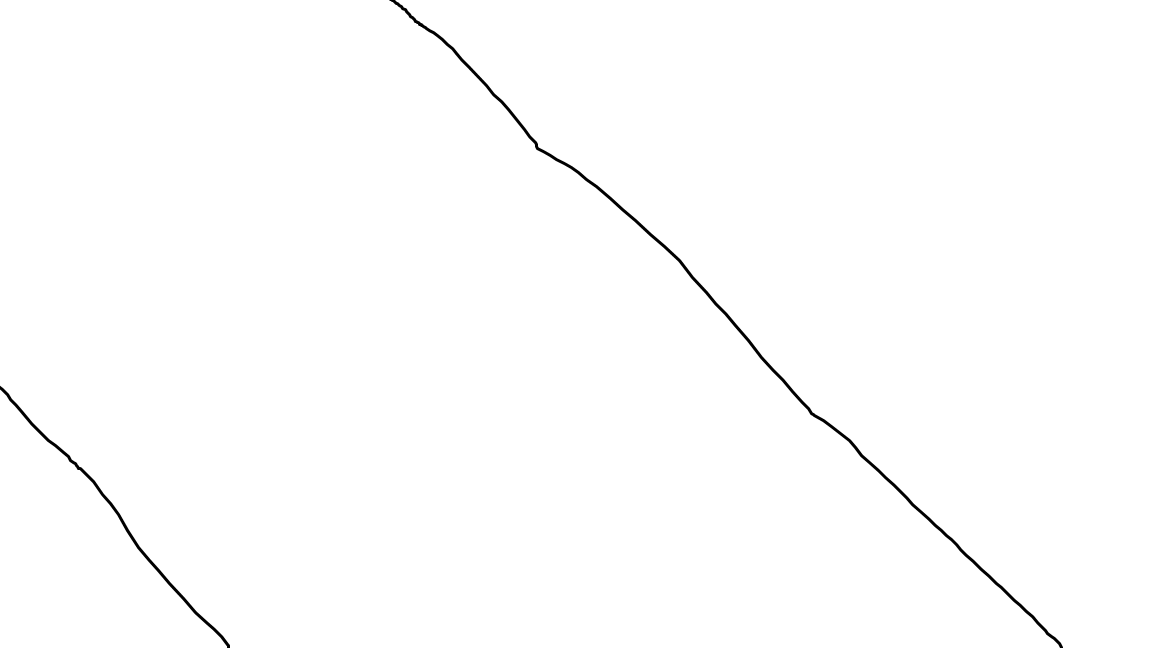
#> input picture dev/BATMOBILE/SampleImages/test_sample_4.png, 1152 x 648 px
$ python Pathfinder.py   (Python 2 division)
#> lines starting #> are read from the running program, lines starting #| are printed output that depends on the picture; after the words box and inside, x2 and y2 are one past the last pixel; in counts of white or black regions, pixels touching at a corner belong together; long printed decimals are rounded
### dev/BATMOBILE/Utility.py
from Constants import *
import cv2
import numpy as np
from Constants import *


# [15 lines left out: function apply_preprocessing, not called in this run]


def write_to_log(message, log_file="LOG.txt"):
    with open(log_file, "a") as f:
        f.write(message)


def save_image(image, file_name):
    cv2.imwrite("SavedImages/" + file_name, image)


def record_video():
    pass


# [122 lines left out: functions apply_perspective_transformation_old, four_point_transform, apply_perspective_transformation, not called in this run]


def generate_perspective_transformation_params():
    pass


def resize_image(img, height):
    """
    Resizes an image to the specified height
    :param img:
    :param height:
    :return:
    """
    ratio = float(height) / img.shape[0]
    dim = (int(img.shape[1]*ratio), height)

    image = cv2.resize(img, dim, interpolation=cv2.INTER_AREA)
    return image


# [87 lines left out: functions split_frame, get_roi, get_colour_bgr, get_colour_hsv, get_stacktrace, not called in this run]


class PIDController:
    # [6 lines left out: function __init__, not called in this run]

    def compute_error(self, desired_value):
        return desired_value - self.value

    def compute_next_value(self, desired_value):
        pass

### dev/BATMOBILE/Pathfinder.py
from Constants import *
import cv2
import numpy as np
import math
import Utility


# Functions accessed by main


def compute_turn_angle(image):
    # TODO: segment the frame horizontally
    subframe_list = split_frame(image, NUMBER_OF_SUBDIVISIONS)

    # TODO: get line segments

    # 2D array - list of lists of line segments
    list_of_segment_lists = []
    for subframe in subframe_list:
        list_of_segment_lists.append(get_line_segments(subframe))

    # TODO: cluster lines by angle

    clusters_list = []
    for segment_list in list_of_segment_lists:
        clusters_list.append(cluster_by_angle(segment_list))  # cluster by angle takes a list of Line objects

    # TODO: find longest line cluster

    raw_output_list = []
    for clusters in clusters_list:
        # TODO: need to somehow find the longest cluster in a list of clusters
        # each cluster is a list of line segments
        # cluster_list is a 3D array

        largest_cluster_length = 0
        largest_cluster = None
        for cluster in clusters:
            cluster_magnitude = compute_cluster_magnitude(cluster)
            if cluster_magnitude > largest_cluster_length:
                largest_cluster_length = cluster_magnitude
                largest_cluster = cluster

        raw_output_list.append(compute_cluster_direction(largest_cluster))

    if DEBUG_MESSAGES:
        print "DEBUG >> Pathfinder.compute_turn_angle()"
        print "\traw_output_list: %s" % raw_output_list

    # TODO: generate weights for each subframe

    weight_list = generate_weight_list(NUMBER_OF_SUBDIVISIONS)

    # TODO: apply weighted sum to dominant line angles

    weighted_output_angle_list = []
    for i, output_angle in enumerate(raw_output_list):
        weighted_output = weight_list[i] * output_angle
        weighted_output_angle_list.append(weighted_output)

    # TODO: set final output angle to the sum of angles (with weights applied)

    final_output_angle = 0
    for output_angle in weighted_output_angle_list:
        final_output_angle += output_angle

    return final_output_angle


# Helper functions

class Line:
    def __init__(self, x1, y1, x2, y2):
        # set start and end points
        self.p1 = (x1, y1)
        self.p2 = (x2, y2)

        self.x1 = x1
        self.y1 = y1
        self.x2 = x2
        self.y2 = y2

        # set length
        self.length = math.sqrt((x1 - x2)**2 + (y1 - y2)**2)

        # compute line angle
        dx = x2 - x1
        dy = y2 - y1
        rads = math.atan2(-dy, dx)
        rads %= 2 * math.pi
        degs = -math.degrees(rads)
        if degs <= -180:
            degs += 180
        degs += 90
        self.angle = degs

        # set midpoint
        self.midpoint = (((x1 + x2) / 2), ((y1 + y2) / 2))

    def __str__(self):
        return str(self.angle)

    def __repr__(self):
        return self.__str__()

    def get_coords(self):
        return self.p1, self.p2


class Cluster:
    # [4 lines left out: function __init__, not called in this run]


def get_line_segments(image):
    """
    Find the line segments in the frame using HoughLinesP
    :return:
    """
    mask_edges = cv2.Canny(image, 0, 200, apertureSize=3)

    # variables for HoughLinesP

    # max_line_gap = 20 # default/previous/initial value
    max_line_gap = 5
    min_line_length = 50
    threshold = 20

    lines = cv2.HoughLinesP(mask_edges, 1, np.pi/180, threshold, min_line_length, max_line_gap)

    # create list of Line objects

    line_object_list = []

    try:
        for line in lines:
            # print repr(line)
            x1 = line[0][0]
            y1 = line[0][1]
            x2 = line[0][2]
            y2 = line[0][3]
            line_object_list.append(Line(x1, y1, x2, y2))
    except:
        pass

    return line_object_list


def cluster_by_angle(line_list):
    clusters = []
    last_angle = -180

    for line in line_list:
        if abs(last_angle - line.angle) > 5:
            clusters.append([line])
        else:
            clusters[-1].append(line)
        last_angle = line.angle
    return clusters


# [42 lines left out: functions cluster_by_proximity, compute_point_distance, compute_cluster_position, not called in this run]


def compute_cluster_magnitude(cluster):
    """

    :param cluster:
    :return:
    """
    length = 0

    for line in cluster:
        length += line.length

    return length


def compute_cluster_direction(cluster):
    angle_sum = 0
    for line_segment in cluster:
        angle_sum += line_segment.angle

    return angle_sum / len(cluster)


def generate_weight_list(number_of_weights):
    weight_list = []
    for i in range(number_of_weights):
        weight_list.append(1.0 / 2**(i+1))

    weight_sum = 0
    for w in weight_list:
        weight_sum += w

    weight_diff = 1 - weight_sum
    weight_comp = weight_diff / number_of_weights

    for i, w in enumerate(weight_list):
        weight_list[i] += weight_comp

    weight_sum = 0
    for w in weight_list:
        weight_sum += w

    if DEBUG_MESSAGES:
        print "DEBUG >> Pathfinder.generate_weight_list()"
        print "\tweight_list: %s" % weight_list
        print "\tweight_sum: %s" % weight_sum

    return weight_list


def split_frame(image, number_of_subimages):
    """
    Split an image into a list of subimages
    :param image:
    :param number_of_subimages:
    :return:
    """
    initial_x = image.shape[1]
    initial_y = image.shape[0]

    final_y = int(initial_y / number_of_subimages)

    subimage_list = []

    start_index = 0
    end_index = final_y

    for i in range(number_of_subimages):
        try:
            subimage_list.append(image[:][start_index:end_index])
            start_index = end_index + 1
            end_index += final_y
        except Exception as e:
            Utility.get_stacktrace()

    return subimage_list


def main():
    image = Utility.resize_image(cv2.imread("SampleImages/test_sample_4.png", 1), 480)
#> in resize_image, `ratio = float(height) / img.shape[0]`: ratio = 0.741
#> in resize_image, `dim = (int(img.shape[1]*ratio), height)`: dim = (853, 480)
#> in resize_image, img is the input picture: shape (648, 1152, 3); min 0, max 255, mean 253.7
    print compute_turn_angle(image)
#> after the loop in split_frame, `for i in range(number_of_subimages):`: end_index = 576; subimage_list = 5 items
#> the loop in compute_turn_angle, `for subframe in subframe_list:` made 5 passes
#> pass 1, in get_line_segments, `mask_edges = cv2.Canny(image, 0, 200, apertureSize=3)`:
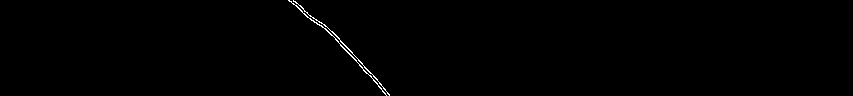
#> mask_edges: shape (96, 853); 0.41% white in thin lines or dots, all inside (x1, y1, x2, y2) = (288, 0, 390, 96)
#> pass 2, in get_line_segments (call 2), `mask_edges = cv2.Canny(image, 0, 200, apertureSize=3)`:
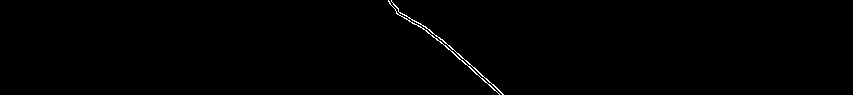
#> mask_edges: shape (95, 853); 0.44% white in thin lines or dots, all inside (x1, y1, x2, y2) = (388, 0, 504, 95)
#> pass 3, in get_line_segments (call 3), `mask_edges = cv2.Canny(image, 0, 200, apertureSize=3)`:
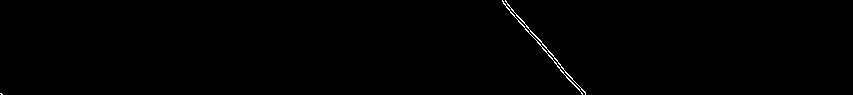
#> mask_edges: shape (95, 853); 0.37% white in thin lines or dots, all inside (x1, y1, x2, y2) = (0, 0, 586, 95)
#> the loop in compute_turn_angle, `for segment_list in list_of_segment_lists:` made 5 passes
#> the loop in compute_turn_angle, `for clusters in clusters_list:` made 5 passes
#| 	raw_output_list: [-45.129, -49.659, -42.323, -45.160, -43.252]
#> the loop in compute_turn_angle, `for i, output_angle in enumerate(raw_output_list):` made 5 passes
#> output_angle on passes 1 to 5: -45.13, -49.66, -42.32, -45.16, -43.25
#> the loop in compute_turn_angle, `for output_angle in weighted_output_angle_list:` made 5 passes
#> output_angle on passes 1 to 5: -22.85, -12.73, -5.55, -3.1, -1.62
#| -45.853


if __name__ == "__main__":
    main()

$ run again, with dev/BATMOBILE/SampleImages/test_sample_1.png copied over dev/BATMOBILE/SampleImages/test_sample_4.png
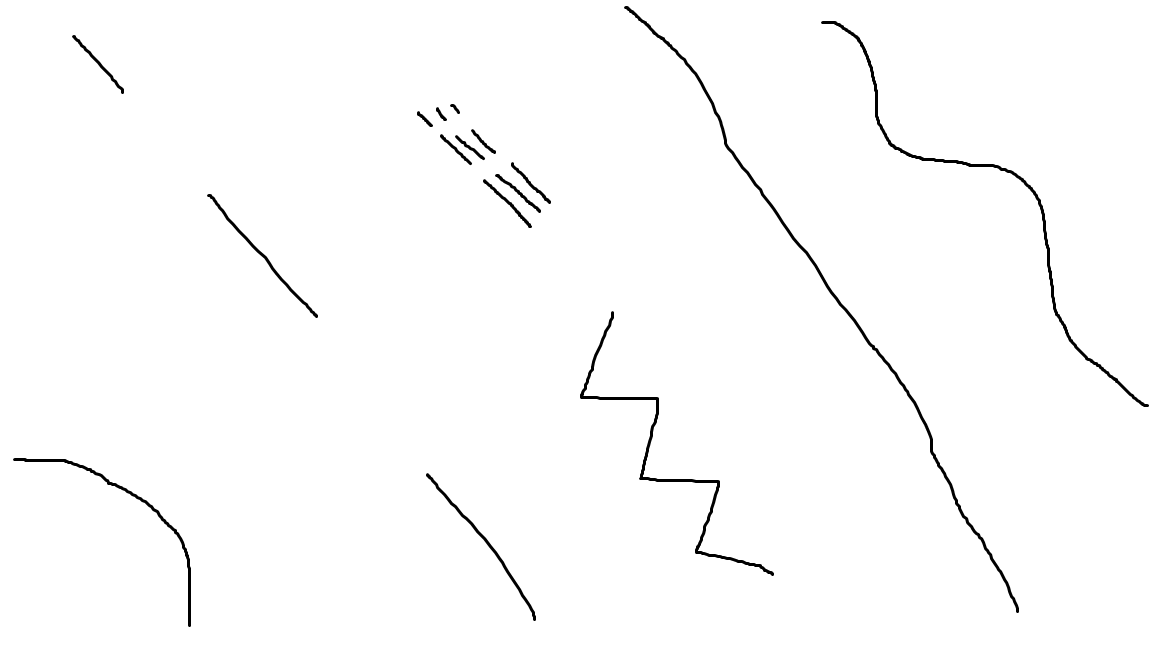
#> input picture dev/BATMOBILE/SampleImages/test_sample_1.png, 1152 x 648 px
#> ratio = 0.741
#> dim = (853, 480)
#> in resize_image, img is the input picture: shape (648, 1152, 3); min 0, max 255, mean 252
#> after the loop in split_frame, `for i in range(number_of_subimages):`: end_index = 576; subimage_list = 5 items
#> the loop in compute_turn_angle, `for subframe in subframe_list:` made 5 passes
#> (max_line_gap in get_line_segments, min_line_length in get_line_segments, threshold in get_line_segments) on passes 1 to 2: (5, 50, 20), (5, 50, 20)
#> pass 1, in get_line_segments, `mask_edges = cv2.Canny(image, 0, 200, apertureSize=3)`:
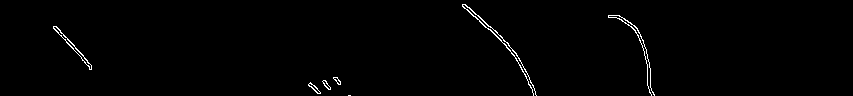
#> mask_edges: shape (96, 853); 0.91% white in thin lines or dots, all inside (x1, y1, x2, y2) = (53, 4, 655, 96)
#> pass 3, in get_line_segments (call 3), `mask_edges = cv2.Canny(image, 0, 200, apertureSize=3)`:
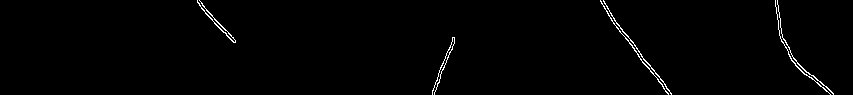
#> mask_edges: shape (95, 853); 1% white in thin lines or dots, all inside (x1, y1, x2, y2) = (197, 0, 834, 95)
#> the loop in compute_turn_angle, `for segment_list in list_of_segment_lists:` made 5 passes
#> the loop in compute_turn_angle, `for clusters in clusters_list:` made 5 passes
#| 	raw_output_list: [-52.488, -46.264, -45.0, 90.0, 0.0]
#> the loop in compute_turn_angle, `for i, output_angle in enumerate(raw_output_list):` made 5 passes
#> output_angle on passes 1 to 5: -52.49, -46.26, -45, 90, 0
#> the loop in compute_turn_angle, `for output_angle in weighted_output_angle_list:` made 5 passes
#> output_angle on passes 1 to 5: -26.57, -11.86, -5.91, 6.19, 0
#| -38.146

$ run again, with dev/BATMOBILE/SampleImages/test_sample_2.png copied over dev/BATMOBILE/SampleImages/test_sample_4.png
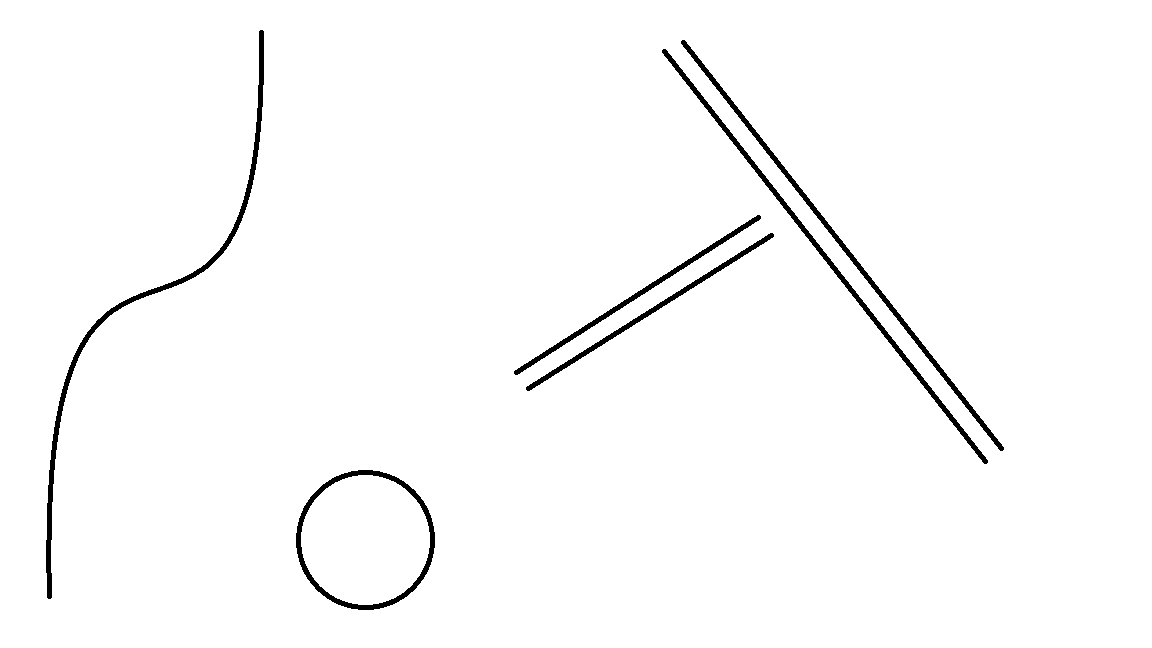
#> input picture dev/BATMOBILE/SampleImages/test_sample_2.png, 1152 x 648 px
#> ratio = 0.741
#> dim = (853, 480)
#> in resize_image, img is the input picture: shape (648, 1152, 3); 98.2% white; 6 black regions, box (x1, y1, x2, y2) and area: (46, 30, 264, 599) 3281, (662, 49, 988, 464) 2618, (681, 40, 1004, 451) 2593, (296, 470, 435, 610) 2121, (526, 233, 774, 391) 1452, (514, 215, 761, 375) 1451
#> after the loop in split_frame, `for i in range(number_of_subimages):`: end_index = 576; subimage_list = 5 items
#> the loop in compute_turn_angle, `for subframe in subframe_list:` made 5 passes
#> (max_line_gap in get_line_segments, min_line_length in get_line_segments, threshold in get_line_segments) on passes 1 to 2: (5, 50, 20), (5, 50, 20)
#> pass 1, in get_line_segments, `mask_edges = cv2.Canny(image, 0, 200, apertureSize=3)`:
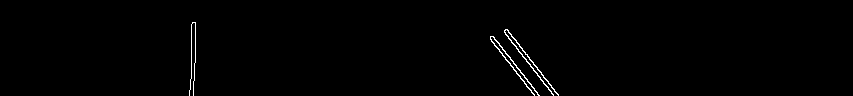
#> mask_edges: shape (96, 853); 0.73% white in thin lines or dots, all inside (x1, y1, x2, y2) = (189, 22, 559, 96)
#> pass 3, in get_line_segments (call 3), `mask_edges = cv2.Canny(image, 0, 200, apertureSize=3)`:
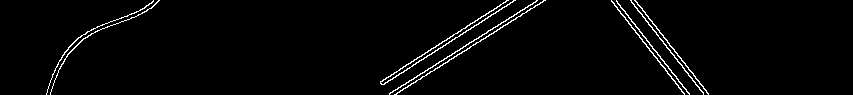
#> mask_edges: shape (95, 853); 2.4% white in thin lines or dots, all inside (x1, y1, x2, y2) = (46, 0, 709, 95)
#> the loop in compute_turn_angle, `for segment_list in list_of_segment_lists:` made 5 passes
#> the loop in compute_turn_angle, `for clusters in clusters_list:` made 5 passes
#| 	raw_output_list: [-38.403, -39.065, -37.986, -38.016, 0.0]
#> the loop in compute_turn_angle, `for i, output_angle in enumerate(raw_output_list):` made 5 passes
#> output_angle on passes 1 to 5: -38.4, -39.06, -37.99, -38.02, 0
#> the loop in compute_turn_angle, `for output_angle in weighted_output_angle_list:` made 5 passes
#> output_angle on passes 1 to 5: -19.44, -10.01, -4.99, -2.61, 0
#| -37.051

$ run again, with dev/BATMOBILE/SampleImages/test_sample_3.png copied over dev/BATMOBILE/SampleImages/test_sample_4.png
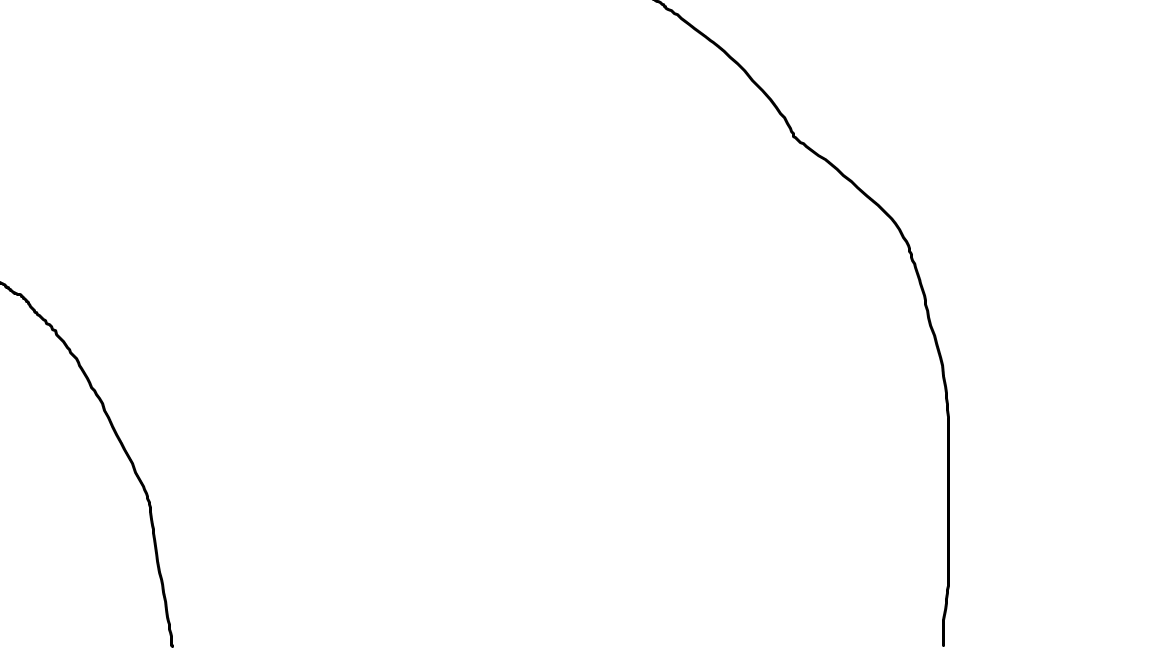
#> input picture dev/BATMOBILE/SampleImages/test_sample_3.png, 1152 x 648 px
#> ratio = 0.741
#> dim = (853, 480)
#> in resize_image, img is the input picture: shape (648, 1152, 3); min 0, max 255, mean 253.8
#> after the loop in split_frame, `for i in range(number_of_subimages):`: end_index = 576; subimage_list = 5 items
#> the loop in compute_turn_angle, `for subframe in subframe_list:` made 5 passes
#> pass 1, in get_line_segments, `mask_edges = cv2.Canny(image, 0, 200, apertureSize=3)`:
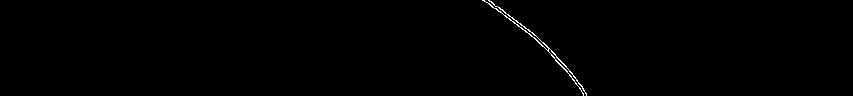
#> mask_edges: shape (96, 853); 0.41% white in thin lines or dots, all inside (x1, y1, x2, y2) = (482, 0, 587, 96)
#> pass 3, in get_line_segments (call 3), `mask_edges = cv2.Canny(image, 0, 200, apertureSize=3)`:
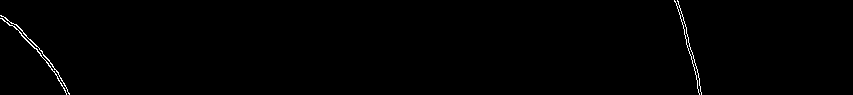
#> mask_edges: shape (95, 853); 0.55% white in thin lines or dots, all inside (x1, y1, x2, y2) = (0, 0, 702, 95)
#> the loop in compute_turn_angle, `for segment_list in list_of_segment_lists:` made 5 passes
#> the loop in compute_turn_angle, `for clusters in clusters_list:` made 5 passes
#| 	raw_output_list: [-52.623, -49.241, -41.654, 0.0, 0.0]
#> the loop in compute_turn_angle, `for i, output_angle in enumerate(raw_output_list):` made 5 passes
#> output_angle on passes 1 to 5: -52.62, -49.24, -41.65, 0, 0
#> the loop in compute_turn_angle, `for output_angle in weighted_output_angle_list:` made 5 passes
#> output_angle on passes 1 to 5: -26.64, -12.62, -5.47, 0, 0
#| -44.725
